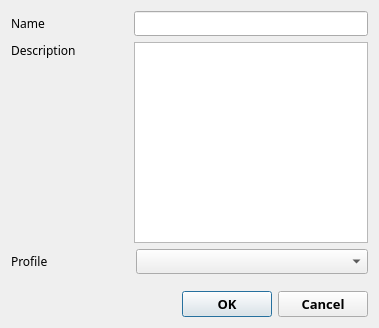
<?xml version="1.0" encoding="UTF-8"?>
<ui version="4.0">
 <class>NewCustomProfile</class>
 <widget class="QDialog" name="NewCustomProfile">
  <property name="geometry">
   <rect>
    <x>0</x>
    <y>0</y>
    <width>379</width>
    <height>328</height>
   </rect>
  </property>
  <property name="windowTitle">
   <string>New Custom Profile</string>
  </property>
  <property name="modal">
   <bool>true</bool>
  </property>
  <layout class="QVBoxLayout" name="verticalLayout_2">
   <property name="spacing">
    <number>0</number>
   </property>
   <property name="leftMargin">
    <number>0</number>
   </property>
   <property name="topMargin">
    <number>0</number>
   </property>
   <property name="rightMargin">
    <number>0</number>
   </property>
   <property name="bottomMargin">
    <number>0</number>
   </property>
   <item>
    <widget class="QFrame" name="frame_main">
     <property name="font">
      <font>
       <family>맑은 고딕</family>
       <pointsize>9</pointsize>
       <weight>50</weight>
       <bold>false</bold>
      </font>
     </property>
     <property name="frameShape">
      <enum>QFrame::NoFrame</enum>
     </property>
     <layout class="QVBoxLayout" name="verticalLayout">
      <property name="spacing">
       <number>0</number>
      </property>
      <property name="leftMargin">
       <number>0</number>
      </property>
      <property name="topMargin">
       <number>0</number>
      </property>
      <property name="rightMargin">
       <number>0</number>
      </property>
      <property name="bottomMargin">
       <number>0</number>
      </property>
      <item>
       <widget class="QFrame" name="frame">
        <property name="font">
         <font>
          <family>맑은 고딕</family>
          <pointsize>9</pointsize>
          <weight>50</weight>
          <bold>false</bold>
         </font>
        </property>
        <property name="lineWidth">
         <number>0</number>
        </property>
        <layout class="QGridLayout" name="gridLayout" columnstretch="1,2">
         <property name="bottomMargin">
          <number>0</number>
         </property>
         <item row="0" column="0">
          <widget class="QLabel" name="label_2">
           <property name="font">
            <font>
             <family>맑은 고딕</family>
             <pointsize>9</pointsize>
             <weight>50</weight>
             <bold>false</bold>
            </font>
           </property>
           <property name="text">
            <string>Name</string>
           </property>
          </widget>
         </item>
         <item row="1" column="1">
          <widget class="QPlainTextEdit" name="addPro_plainTextEdit">
           <property name="font">
            <font>
             <family>맑은 고딕</family>
             <weight>50</weight>
             <bold>false</bold>
            </font>
           </property>
          </widget>
         </item>
         <item row="1" column="0">
          <widget class="QLabel" name="label_3">
           <property name="font">
            <font>
             <family>맑은 고딕</family>
             <pointsize>9</pointsize>
             <weight>50</weight>
             <bold>false</bold>
            </font>
           </property>
           <property name="text">
            <string>Description</string>
           </property>
           <property name="alignment">
            <set>Qt::AlignLeading|Qt::AlignLeft|Qt::AlignTop</set>
           </property>
          </widget>
         </item>
         <item row="0" column="1">
          <widget class="QLineEdit" name="addPro_lineEdit">
           <property name="font">
            <font>
             <family>맑은 고딕</family>
             <pointsize>9</pointsize>
             <weight>50</weight>
             <bold>false</bold>
            </font>
           </property>
          </widget>
         </item>
         <item row="2" column="0" colspan="2">
          <widget class="QFrame" name="frame">
           <property name="font">
            <font>
             <family>맑은 고딕</family>
             <pointsize>9</pointsize>
             <weight>50</weight>
             <bold>false</bold>
            </font>
           </property>
           <layout class="QHBoxLayout" name="horizontalLayout_2" stretch="1,2">
            <property name="spacing">
             <number>9</number>
            </property>
            <property name="leftMargin">
             <number>0</number>
            </property>
            <property name="topMargin">
             <number>0</number>
            </property>
            <property name="rightMargin">
             <number>0</number>
            </property>
            <property name="bottomMargin">
             <number>0</number>
            </property>
            <item>
             <widget class="QLabel" name="label_4">
              <property name="font">
               <font>
                <family>맑은 고딕</family>
                <pointsize>9</pointsize>
                <weight>50</weight>
                <bold>false</bold>
               </font>
              </property>
              <property name="text">
               <string>Profile</string>
              </property>
             </widget>
            </item>
            <item>
             <widget class="QComboBox" name="addPro_comboBox">
              <property name="font">
               <font>
                <family>맑은 고딕</family>
                <pointsize>9</pointsize>
                <weight>50</weight>
                <bold>false</bold>
               </font>
              </property>
             </widget>
            </item>
           </layout>
          </widget>
         </item>
         <item row="3" column="0" colspan="2">
          <widget class="QFrame" name="frame_buttons">
           <property name="font">
            <font>
             <family>맑은 고딕</family>
             <pointsize>9</pointsize>
             <weight>50</weight>
             <bold>false</bold>
            </font>
           </property>
           <layout class="QHBoxLayout" name="horizontalLayout">
            <property name="rightMargin">
             <number>0</number>
            </property>
            <item>
             <spacer name="horizontalSpacer">
              <property name="font">
               <font>
                <family>맑은 고딕</family>
                <pointsize>9</pointsize>
                <weight>50</weight>
                <bold>false</bold>
               </font>
              </property>
              <property name="orientation">
               <enum>Qt::Horizontal</enum>
              </property>
              <property name="sizeHint" stdset="0">
               <size>
                <width>40</width>
                <height>20</height>
               </size>
              </property>
             </spacer>
            </item>
            <item>
             <widget class="QPushButton" name="addPro_OK">
              <property name="minimumSize">
               <size>
                <width>90</width>
                <height>0</height>
               </size>
              </property>
              <property name="font">
               <font>
                <family>맑은 고딕</family>
                <pointsize>10</pointsize>
                <weight>75</weight>
                <bold>true</bold>
               </font>
              </property>
              <property name="text">
               <string>OK</string>
              </property>
             </widget>
            </item>
            <item>
             <widget class="QPushButton" name="addPro_cancel">
              <property name="minimumSize">
               <size>
                <width>90</width>
                <height>0</height>
               </size>
              </property>
              <property name="font">
               <font>
                <family>맑은 고딕</family>
                <pointsize>10</pointsize>
                <weight>75</weight>
                <bold>true</bold>
               </font>
              </property>
              <property name="text">
               <string>Cancel</string>
              </property>
             </widget>
            </item>
           </layout>
          </widget>
         </item>
        </layout>
       </widget>
      </item>
     </layout>
    </widget>
   </item>
  </layout>
 </widget>
 <layoutdefault spacing="6" margin="11"/>
 <tabstops>
  <tabstop>addPro_lineEdit</tabstop>
  <tabstop>addPro_plainTextEdit</tabstop>
  <tabstop>addPro_OK</tabstop>
  <tabstop>addPro_cancel</tabstop>
 </tabstops>
 <resources>
  <include location="rodinP.qrc"/>
 </resources>
 <connections/>
</ui>
